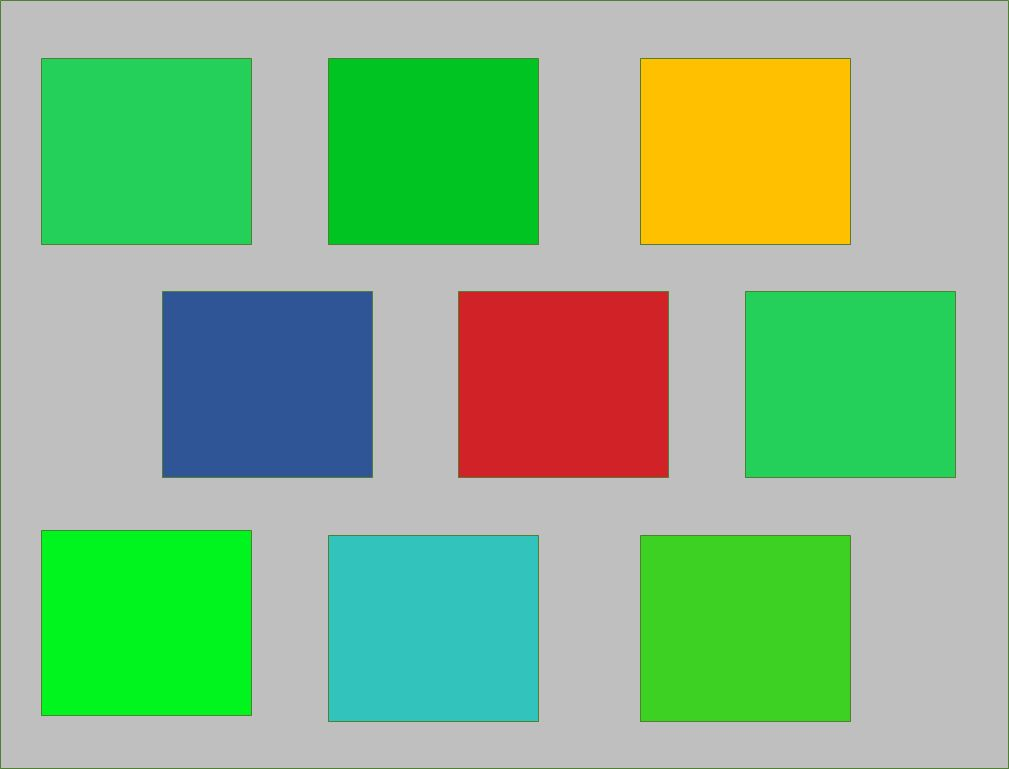
#> input picture 2017/training/greenTestPattern.jpg, 1009 x 769 px
$ python -i grip2.py   (imports and definitions only)   (older library calls are emulated)
#> lines starting #> are read from the running program, lines starting #| are printed output that depends on the picture; after the words box and inside, x2 and y2 are one past the last pixel; in counts of white or black regions, pixels touching at a corner belong together
import cv2
import numpy
import math
from enum import Enum

class GripPipeline:
    """
    An OpenCV pipeline generated by GRIP.
    """

    def __init__(self):
        """initializes all values to presets or None if need to be set
        CJH made a lot of changes in order for this to be visible to child
        """
        self.color = None  # add in the option of having a color here, it helps with filter selection)

        # had to un-namemangle these for simplicity of letting child change them
        self._hsv_threshold_hue = [11.3, 32.5]
        self._hsv_threshold_saturation = [128.4, 255.0]
        self._hsv_threshold_value = [100.8, 255.0]

        self._blur_type = BlurType.Median_Filter
        self._blur_radius = 0.0
        self.blur_output = None

        self._hsv_threshold_input = self.blur_output

        self.hsv_threshold_output = None

        self._find_contours_input = self.hsv_threshold_output
        self._find_contours_external_only = True

        self.find_contours_output = None

        self._filter_contours_contours = self.find_contours_output
        self._filter_contours_min_area = 100.0
        self._filter_contours_min_perimeter = 0.0
        self._filter_contours_min_width = 10.0
        self._filter_contours_max_width = 1000.0
        self._filter_contours_min_height = 10.0
        self._filter_contours_max_height = 1000
        self._filter_contours_solidity = [24.3, 100.0]
        self._filter_contours_box_fill = [1.0, 100.0]
        self._filter_contours_max_vertices = 1000000
        self._filter_contours_min_vertices = 0
        self._filter_contours_min_ratio = 0.5
        self._filter_contours_max_ratio = 1.5

        self.filter_contours_output = None


    def process(self, source0):
        """
        Runs the pipeline and sets all outputs to new values.
        """
        # Step Blur0:
        self.__blur_input = source0
        (self.blur_output) = self.__blur(self.__blur_input, self._blur_type, self._blur_radius)

        # Step HSV_Threshold0:
        self._hsv_threshold_input = self.blur_output
        (self.hsv_threshold_output) = self.__hsv_threshold(self._hsv_threshold_input, self._hsv_threshold_hue, self._hsv_threshold_saturation, self._hsv_threshold_value)

        # Step Find_Contours0:
        self._find_contours_input = self.hsv_threshold_output
        (self.find_contours_output) = self.__find_contours(self._find_contours_input, self._find_contours_external_only)

        # Step Filter_Contours0:
        self._filter_contours_contours = self.find_contours_output
        (self.filter_contours_output) = self.__filter_contours(self._filter_contours_contours, self._filter_contours_min_area, self._filter_contours_min_perimeter,
                                                               self._filter_contours_min_width, self._filter_contours_max_width, self._filter_contours_min_height,
                                                               self._filter_contours_max_height, self._filter_contours_solidity, self._filter_contours_max_vertices,
                                                               self._filter_contours_min_vertices, self._filter_contours_min_ratio, self._filter_contours_max_ratio,
                                                               self._filter_contours_box_fill)


    # @staticmethod
    def __blur(self, src, type, radius):
        """Softens an image using one of several filters.
        Args:
            src: The source mat (numpy.ndarray).
            type: The blurType to perform represented as an int.
            radius: The radius for the blur as a float.
        Returns:
            A numpy.ndarray that has been blurred.
        """
        if(type is BlurType.Box_Blur):
            ksize = int(2 * round(radius) + 1)
            return cv2.blur(src, (ksize, ksize))
        elif(type is BlurType.Gaussian_Blur):
            ksize = int(6 * round(radius) + 1)
            return cv2.GaussianBlur(src, (ksize, ksize), round(radius))
        elif(type is BlurType.Median_Filter):
            ksize = int(2 * round(radius) + 1)
            return cv2.medianBlur(src, ksize)
        else:
            return cv2.bilateralFilter(src, -1, round(radius), round(radius))

    # @staticmethod
    def __hsv_threshold(self, input, hue, sat, val):
        """Segment an image based on hue, saturation, and value ranges.
        Args:
            input: A BGR numpy.ndarray.
            hue: A list of two numbers the are the min and max hue.
            sat: A list of two numbers the are the min and max saturation.
            lum: A list of two numbers the are the min and max value.
        Returns:
            A black and white numpy.ndarray.
        """
        out = cv2.cvtColor(input, cv2.COLOR_BGR2HSV)
        if hue[0] < 10:  # reflect red
            mask_1 = cv2.inRange(out, (hue[0], sat[0], val[0]), (hue[1], sat[1], val[1]))
            mask_2 = cv2.inRange(out, (180-hue[1], sat[0], val[0]), (180, sat[1], val[1]))
            return mask_1 | mask_2
        else:
            return cv2.inRange(out, (hue[0], sat[0], val[0]),  (hue[1], sat[1], val[1]))

    # @staticmethod
    def __find_contours(self, input, external_only):
        """Sets the values of pixels in a binary image to their distance to the nearest black pixel.
        Args:
            input: A numpy.ndarray.
            external_only: A boolean. If true only external contours are found.
        Return:
            A list of numpy.ndarray where each one represents a contour.
        """
        if(external_only):
            mode = cv2.RETR_EXTERNAL
        else:
            mode = cv2.RETR_LIST
        method = cv2.CHAIN_APPROX_SIMPLE
        # older cv2 returns contours, hierarchy, newer one returns img, contours, hierarchy
        # img, contours, hierarchy = cv2.findContours(input, mode=mode, method=method)
        # return contours
        contour_output = cv2.findContours(input, mode=mode, method=method)
        contours = contour_output[-2]  # should work with multiple versions of cv2 - contours is 2nd to last either way
        return contours

    # @staticmethod
    def __filter_contours(self, input_contours, min_area, min_perimeter, min_width, max_width,
                        min_height, max_height, solidity, max_vertex_count, min_vertex_count,
                        min_ratio, max_ratio, box_fill):
        """Filters out contours that do not meet certain criteria.
        Args:
            input_contours: Contours as a list of numpy.ndarray.
            min_area: The minimum area of a contour that will be kept.
            min_perimeter: The minimum perimeter of a contour that will be kept.
            min_width: Minimum width of a contour.
            max_width: MaxWidth maximum width.
            min_height: Minimum height.
            max_height: Maximimum height.
            solidity: The minimum and maximum solidity of a contour.
            min_vertex_count: Minimum vertex Count of the contours.
            max_vertex_count: Maximum vertex Count.
            min_ratio: Minimum ratio of width to height.
            max_ratio: Maximum ratio of width to height.
        Returns:
            Contours as a list of numpy.ndarray.
        """
        output = []
        for contour in input_contours:
            x,y,w,h = cv2.boundingRect(contour)
            if (w < min_width or w > max_width):
                continue
            if (h < min_height or h > max_height):
                continue
            area = cv2.contourArea(contour)
            if (area < min_area):
                continue
            if (cv2.arcLength(contour, True) < min_perimeter):
                continue
            hull = cv2.convexHull(contour)
            solid = 100 * area / cv2.contourArea(hull)
            if (solid < solidity[0] or solid > solidity[1]):
                continue
            if (len(contour) < min_vertex_count or len(contour) > max_vertex_count):
                continue
            ratio = (float)(w) / h
            if (ratio < min_ratio or ratio > max_ratio):
                continue
            box_area = w * h
            box_fill_ratio = 100 * area / box_area
            if (box_fill_ratio < box_fill[0] or box_fill_ratio > box_fill[1]):
                continue
            output.append(contour)
        return output


BlurType = Enum('BlurType', 'Box_Blur Gaussian_Blur Median_Filter Bilateral_Filter')

>>> import cv2
>>> picture = cv2.imread('../../2017/training/greenTestPattern.jpg')
#> picture is the input picture: shape (769, 1009, 3); mean B, G, R 136.2, 182.8, 138.5
>>> result = GripPipeline().process(picture)
#> in __hsv_threshold, `out = cv2.cvtColor(input, cv2.COLOR_BGR2HSV)`: out: shape (769, 1009, 3); mean H, S, V 45.4, 100.9, 198
#> in __hsv_threshold, `return cv2.inRange(out, (hue[0], sat[0], val[0]),  (hue[1], sat[1], va..`:
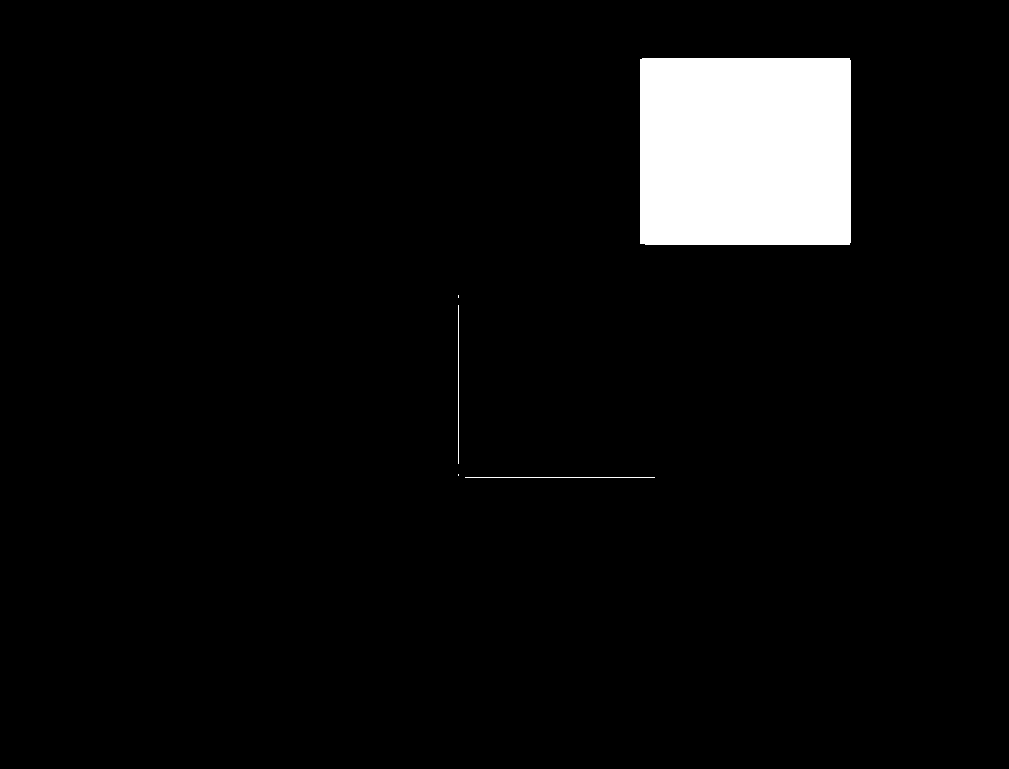
#> returned value: shape (769, 1009); 5.1% white; 5 white regions (2 under 20 px)
#> in __find_contours, `contour_output = cv2.findContours(input, mode=mode, method=method)`: contour_output = 5 contours, 4 with area under 20; largest, box (x1, y1, x2, y2) and area: (640, 58, 851, 245) 39051
#> in __find_contours, `contours = contour_output[-2]`: contours has the same summary as contour_output
#> in process, `(self.find_contours_output) = self.__find_contours(self._find_contours..`: self.find_contours_output has the same summary as contour_output in __find_contours
#> in process, `self._filter_contours_contours = self.find_contours_output`: self._filter_contours_contours has the same summary as contour_output in __find_contours
#> the loop in __filter_contours, `for contour in input_contours:` made 5 passes
#> (contour, x, y, w, h) on passes 1 to 4: ([[465, 477], [654, 477]], 465, 477, 190, 1), ([[458, 474], [458, 475]], 458, 474, 1, 2), ([[458, 305], [458, 463]], 458, 305, 1, 159), ([[458, 295], [458, 297]], 458, 295, 1, 3)
#> (x, y, w, h, area, solid, ratio, box_area) on pass 5: (640, 58, 211, 187, 39051, 99.99, 1.13, 39457)
#> after the loop in __filter_contours, `for contour in input_contours:`: output = 1 contour; box (x1, y1, x2, y2) and area: (640, 58, 851, 245) 39051
#> in process, `(self.filter_contours_output) = self.__filter_contours(self._filter_co..`: self.filter_contours_output has the same summary as output in __filter_contours

$ run again, on 2017/training/FRC Gear Vision Trainer.png
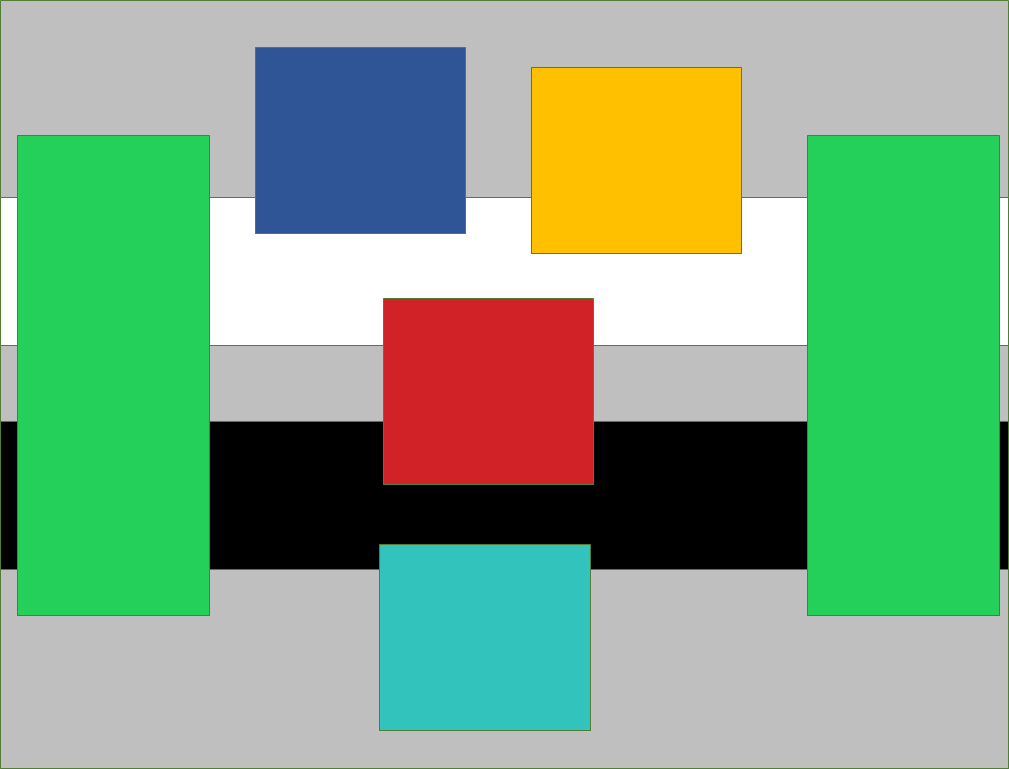
#> input picture 2017/training/FRC Gear Vision Trainer.png, 1009 x 769 px
#> picture is the input picture: shape (769, 1009, 3); mean B, G, R 133, 168.5, 129.9
#> out: shape (769, 1009, 3); mean H, S, V 36.9, 93.5, 183.6
#> in __hsv_threshold, `return cv2.inRange(out, (hue[0], sat[0], val[0]),  (hue[1], sat[1], va..`:
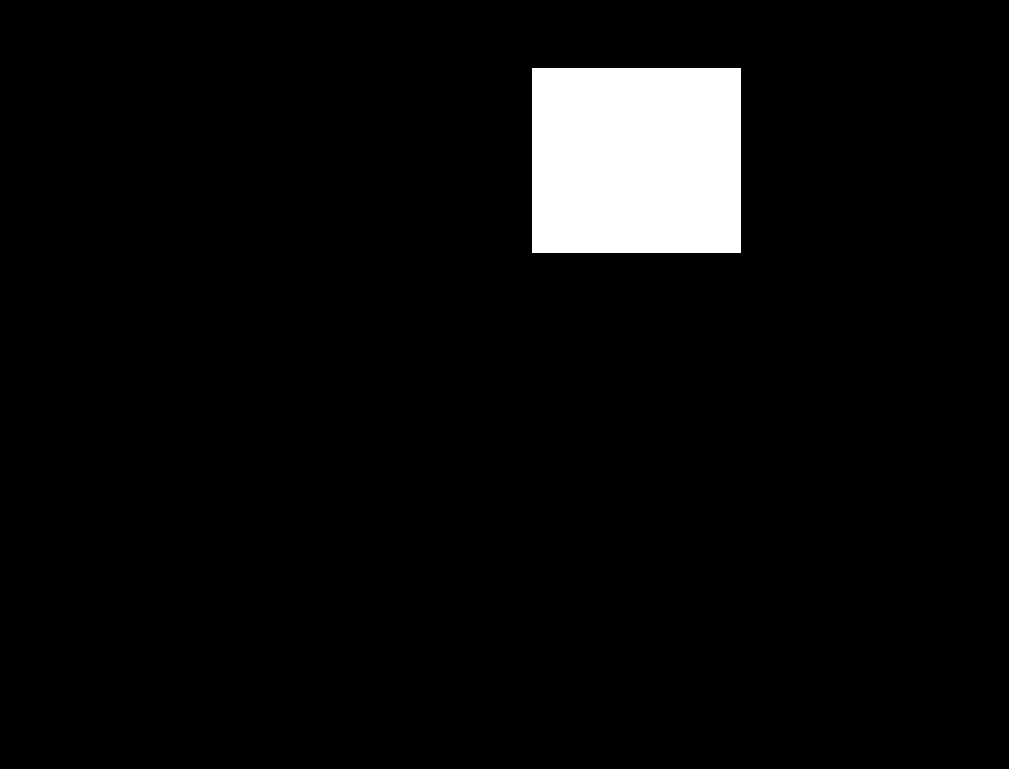
#> returned value: shape (769, 1009); 5% white; 1 white region
#> contour_output = 1 contour; box (x1, y1, x2, y2) and area: (532, 68, 741, 253) 38272
#> contours = [[[532, 68], [532, 252], [740, 252], [740, 68]]]
#> the loop in __filter_contours, `for contour in input_contours:` made 1 pass
#> (contour, x, y, w, h, area, hull, solid) on pass 1: ([[532, 68], [532, 252], [740, 252], [740, 68]], 532, 68, 209, 185, 38272, [[740, 68], [740, 252], [532, 252], [532, 68]], 100)

$ run again, on 2017/training/FRC Gear Vision Trainer2.png
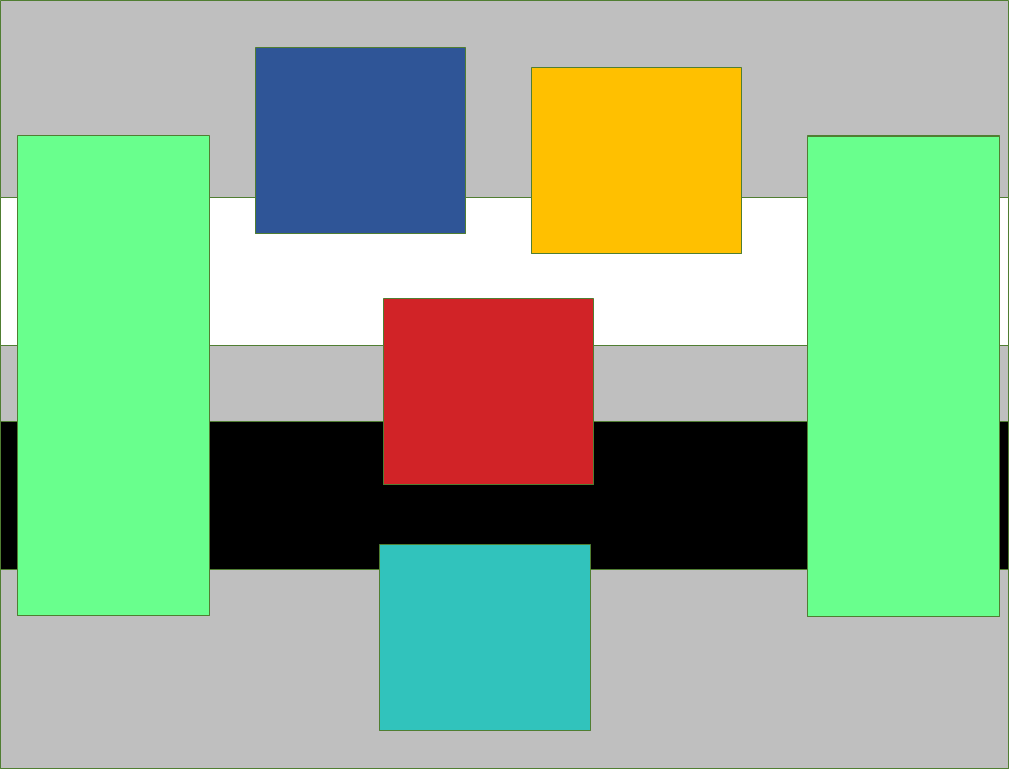
#> input picture 2017/training/FRC Gear Vision Trainer2.png, 1009 x 769 px
#> picture is the input picture: shape (769, 1009, 3); mean B, G, R 145.2, 179.6, 146.2
#> out: shape (769, 1009, 3); mean H, S, V 36.4, 79.2, 194.7
#> in __hsv_threshold, `return cv2.inRange(out, (hue[0], sat[0], val[0]),  (hue[1], sat[1], va..`:
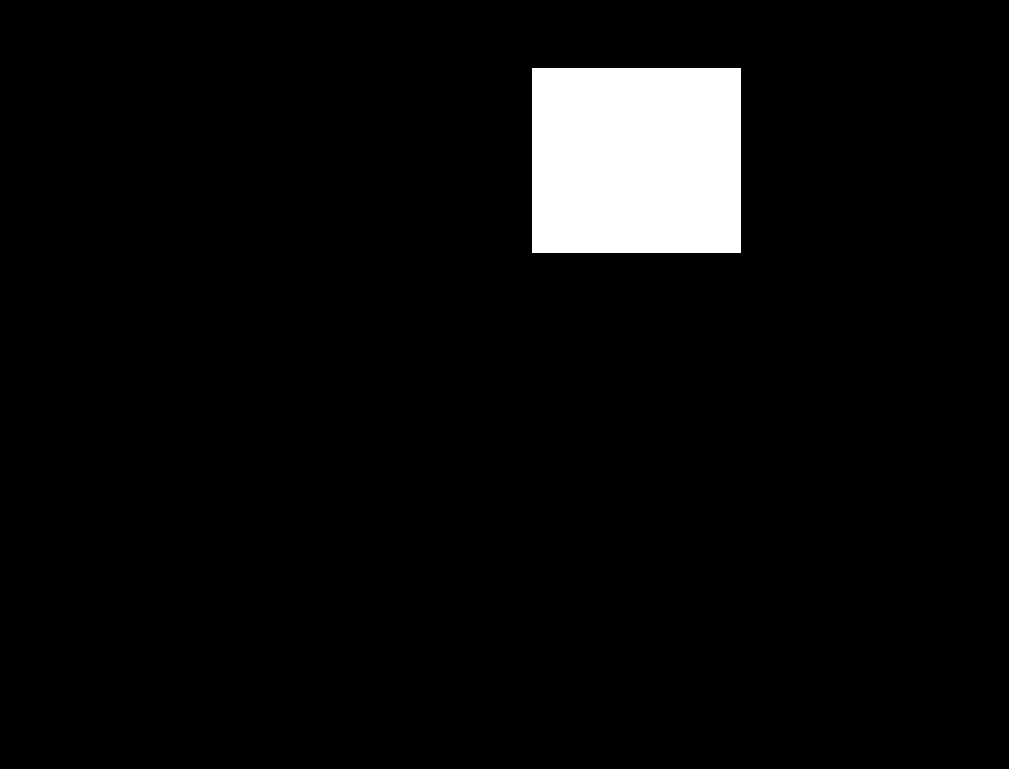
#> returned value: shape (769, 1009); 5% white; 1 white region
#> contour_output = 1 contour; box (x1, y1, x2, y2) and area: (532, 68, 741, 253) 38272
#> contours = [[[532, 68], [532, 252], [740, 252], [740, 68]]]
#> the loop in __filter_contours, `for contour in input_contours:` made 1 pass
#> (contour, x, y, w, h, area, hull, solid) on pass 1: ([[532, 68], [532, 252], [740, 252], [740, 68]], 532, 68, 209, 185, 38272, [[740, 68], [740, 252], [532, 252], [532, 68]], 100)
